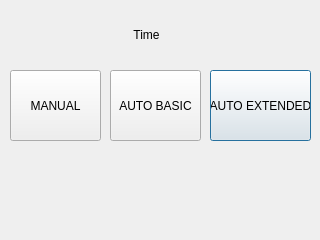
<?xml version="1.0" encoding="UTF-8"?>
<ui version="4.0">
 <class>Dialog</class>
 <widget class="QDialog" name="Dialog">
  <property name="geometry">
   <rect>
    <x>0</x>
    <y>0</y>
    <width>320</width>
    <height>240</height>
   </rect>
  </property>
  <property name="windowTitle">
   <string>Dialog</string>
  </property>
  <widget class="QPushButton" name="btn_autoExtended">
   <property name="geometry">
    <rect>
     <x>210</x>
     <y>70</y>
     <width>101</width>
     <height>71</height>
    </rect>
   </property>
   <property name="text">
    <string>AUTO EXTENDED</string>
   </property>
  </widget>
  <widget class="QPushButton" name="btn_autoBasic">
   <property name="geometry">
    <rect>
     <x>110</x>
     <y>70</y>
     <width>91</width>
     <height>71</height>
    </rect>
   </property>
   <property name="text">
    <string>AUTO BASIC</string>
   </property>
  </widget>
  <widget class="QPushButton" name="btn_manual">
   <property name="geometry">
    <rect>
     <x>10</x>
     <y>70</y>
     <width>91</width>
     <height>71</height>
    </rect>
   </property>
   <property name="text">
    <string>MANUAL</string>
   </property>
  </widget>
  <widget class="QLabel" name="label_time">
   <property name="geometry">
    <rect>
     <x>66</x>
     <y>19</y>
     <width>161</width>
     <height>31</height>
    </rect>
   </property>
   <property name="text">
    <string>Time</string>
   </property>
   <property name="alignment">
    <set>Qt::AlignCenter</set>
   </property>
  </widget>
 </widget>
 <resources/>
 <connections/>
</ui>
